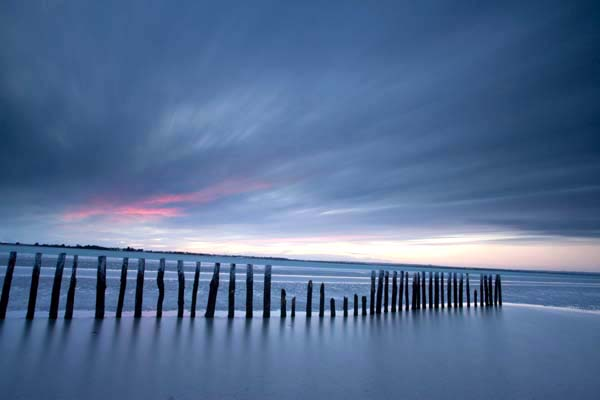
%> input picture Proyecto 4/images/horizonte_3.jpg, 600 x 400 px
$ octave detect_lines.m   (GNU Octave 9; MATLAB toolbox functions it lacks are replaced by stand-ins)
%> lines starting %> are read from the running program, lines starting %| are printed output that depends on the picture; in (x1, y1, x2, y2) boxes, pixels count from 0 and x2, y2 are one past the last pixel; in counts of white or black regions, pixels touching at a corner belong together; the program's own positions count from 1

clear;

pkg load geometry;

pkg load image;

imageRGB = imread('images/horizonte_3.jpg');
%> imageRGB is the input picture: size 400x600x3 uint8; mean R, G, B 84.6, 109.9, 148.3

imageGray = rgb2gray(imageRGB);
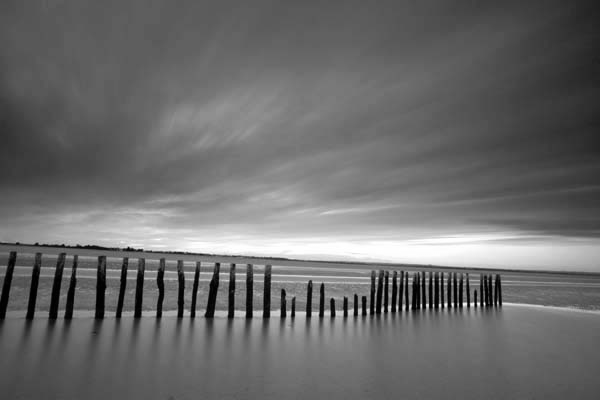
%> imageGray: size 400x600 uint8; min 0, max 255, mean 106.6

imageBW = edge(imageGray,'Sobel');
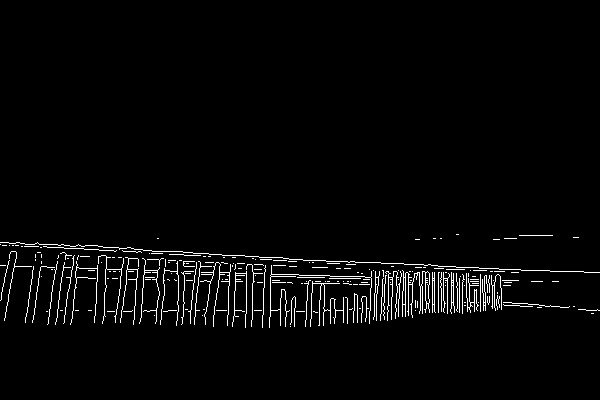
%> imageBW: size 400x600 logical; 2.7% white in thin lines or dots, all inside (x1, y1, x2, y2) = (0, 234, 600, 328)

# Transformacion de la imagen
[H,theta,rho] = hough(imageBW);
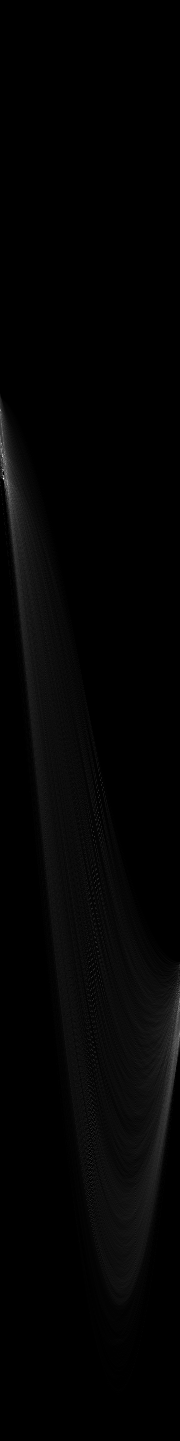
%> H: size 1441x180 double; min 0, max 293, mean 4.4; drawn with min black and max white
%> theta = 180 values from -90 to 89; rho = 1441 values from -720 to 720

# Hallar los picos de la transformacion
houghPeaks = houghpeaks(H,5,'threshold',ceil(0.3*max(H(:))));
%> houghPeaks = [479 4; 457 3; 485 8; 411 1; 1002 180]

#Obtener las lineas a partir de los picos de la transformacion
lines = houghlines(imageBW,theta,rho,houghPeaks,'FillGap',20,'MinLength',20);
%> lines = 18 lines; longest, point1 to point2 (x, y): (42, 267) to (512, 283), (28, 311) to (496, 311), (292, 275) to (502, 300), (348, 262) to (557, 272), (120, 250) to (283, 258), (162, 259) to (272, 272)

# Mostrar Imagen Original
figure, subplot(1,2,1), imshow(imageRGB), hold on, title("Original");


for k = 1:length(lines)
   xy = [lines(k).point1; lines(k).point2];
   plot(xy(:,1),xy(:,2),'LineWidth',2,'Color','green');
end
%> this loop made 18 passes
%> xy on passes 1 to 12: [1 243; 76 247], [120 250; 283 258], [348 262; 557 272], [42 267; 512 283], [38 243; 104 251], [162 259; 272 272], [292 275; 502 300], [537 305; 593 311], [28 311; 496 311], [551 272; 584 272], [435 274; 469 274], [376 275; 433 275]

xy = [lines(1).point1; lines(1).point2];
%> xy = [1 243; 76 247]
plot(xy(:,1),xy(:,2),'LineWidth',2,'Color','red');

# Calcular el angulo de rotacion
if( lines(1).theta < 0 )
  angleRot = lines(1).theta+90;
%> angleRot = 3
else
  angleRot = lines(1).theta-90;
end

# Rotar la imagen con metodo de 'fourier' y crop para que lo que se
#  salga de la imagen lo corte y no ajuste la imagen para que entre todo
imageRot = imrotate(imageRGB,angleRot,'fourier','crop');
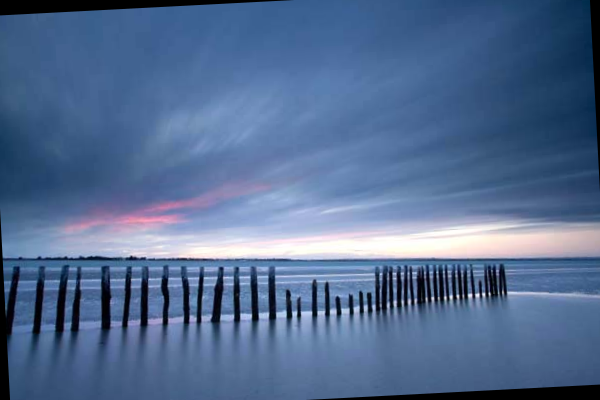
%> imageRot: size 400x600x3 uint8; mean R, G, B 83.3, 107.8, 145.1

subplot(1,2,2), imshow(imageRot), title("Rotation"), hold on;
%> after `title("Rotation")`:
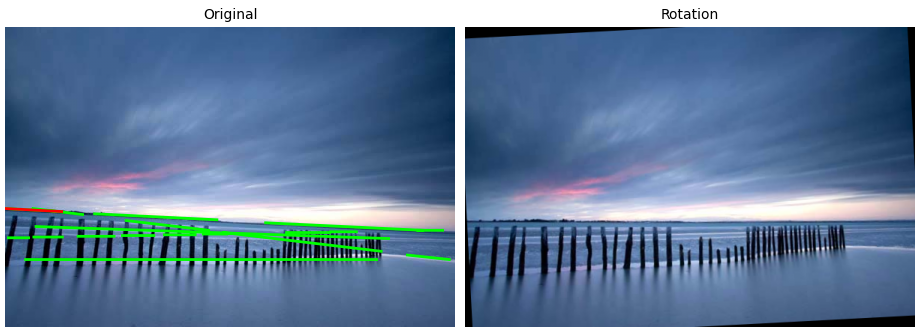
%> figure redrawn from the program's plot data, 2 panels

$ run again, with Proyecto 4/images/horizonte_1.jpg copied over Proyecto 4/images/horizonte_3.jpg
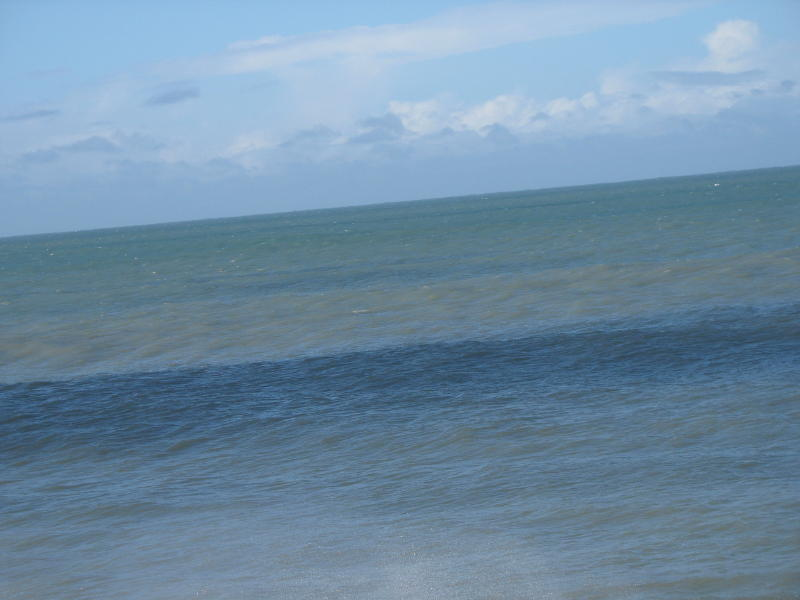
%> input picture Proyecto 4/images/horizonte_1.jpg, 800 x 600 px
%> imageRGB is the input picture: size 600x800x3 uint8; mean R, G, B 112, 141.3, 164.8
%> `imageBW = edge(imageGray,'Sobel');`:
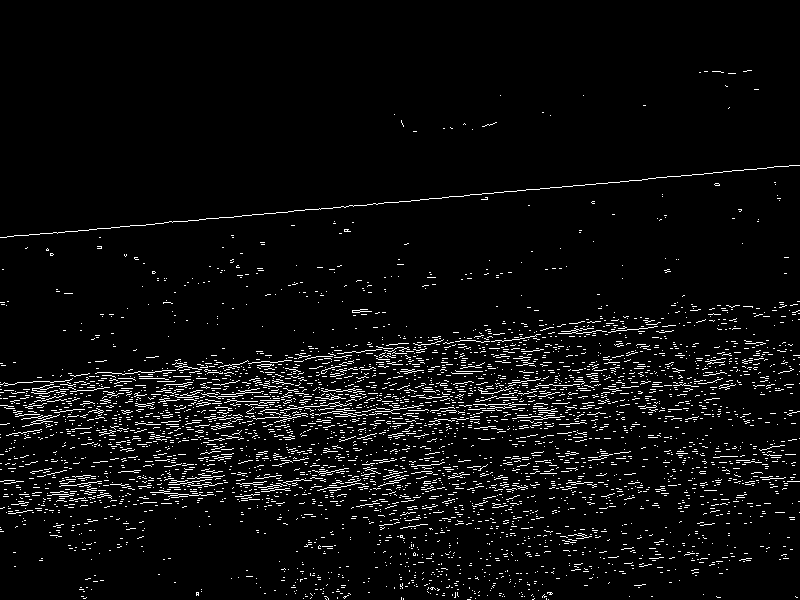
%> imageBW: size 600x800 logical; 4.7% white in thin lines or dots, all inside (x1, y1, x2, y2) = (0, 70, 800, 600)
%> theta = 180 values from -90 to 89; rho = 1999 values from -999 to 999
%> houghPeaks = [1236 176; 1383 176; 1397 180; 1423 178; 605 3]
%> lines = 20 lines; longest, point1 to point2 (x, y): (195, 403) to (320, 407), (440, 199) to (346, 208), (326, 209) to (234, 218), (516, 414) to (598, 417), (378, 409) to (459, 412), (1, 396) to (80, 399)
%> the loop `for k = 1:length(lines)` made 20 passes
%> xy on passes 1 to 8: [440 199; 346 208], [326 209; 234 218], [98 229; 74 232], [664 327; 639 330], [208 367; 160 372], [665 386; 691 386], [609 387; 663 387], [492 389; 514 389]
%> `xy = [lines(1).point1; lines(1).point2];`: xy = [440 199; 346 208]
%> angleRot = -5
%> `title("Rotation")`:
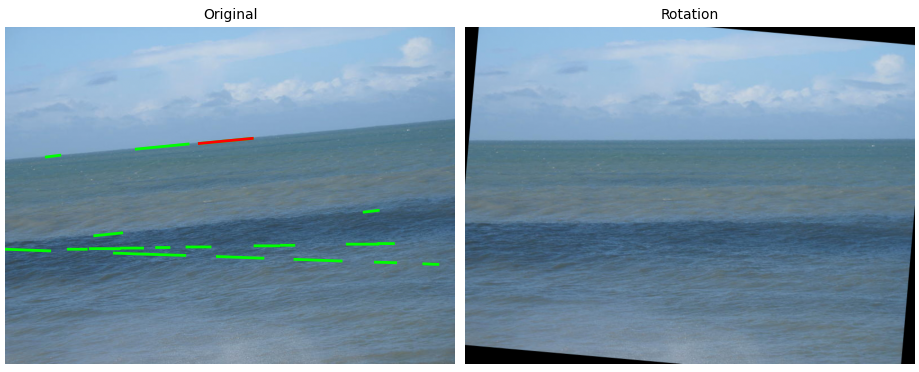
%> figure redrawn from the program's plot data, 2 panels

$ run again, with Proyecto 4/images/horizonte_4.jpg copied over Proyecto 4/images/horizonte_3.jpg
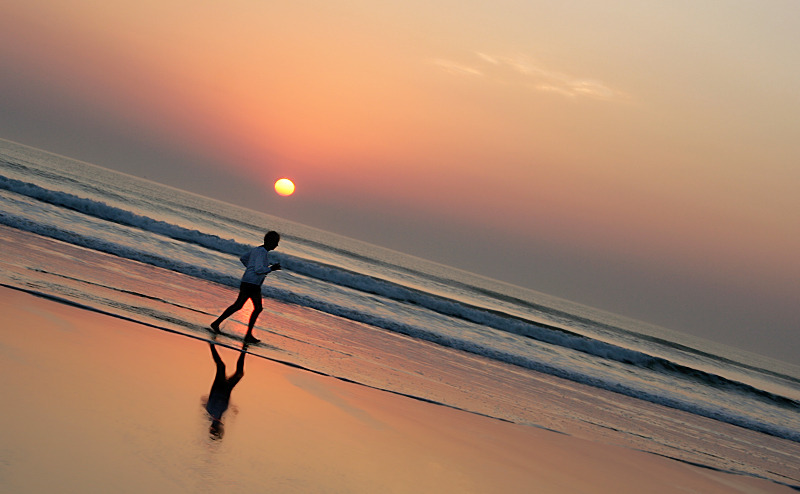
%> input picture Proyecto 4/images/horizonte_4.jpg, 800 x 494 px
%> imageRGB is the input picture: size 494x800x3 uint8; mean R, G, B 164.1, 128.5, 106.3
%> `imageBW = edge(imageGray,'Sobel');`:
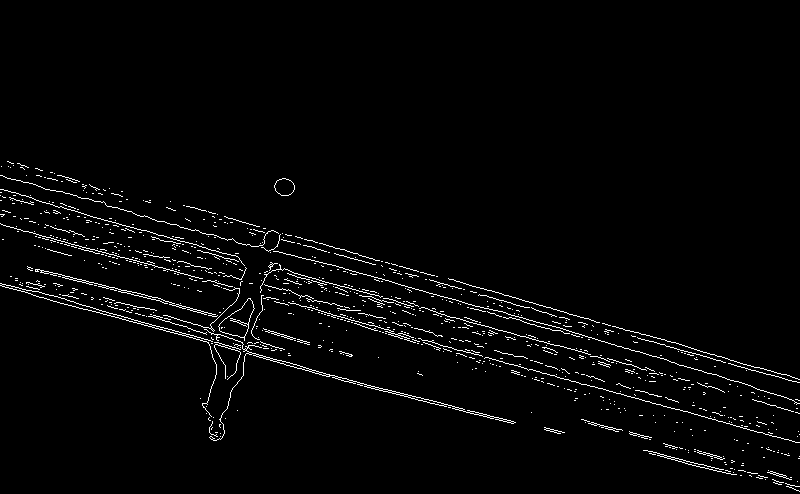
%> imageBW: size 494x800 logical; 2.4% white in thin lines or dots, all inside (x1, y1, x2, y2) = (0, 161, 800, 492)
%> theta = 180 values from -90 to 89; rho = 1879 values from -939 to 939
%> houghPeaks = [664 16; 720 16; 796 17; 751 16; 697 17]
%> lines = 14 lines; longest, point1 to point2 (x, y): (3, 287) to (425, 400), (449, 279) to (800, 380), (381, 298) to (729, 392), (500, 362) to (800, 443), (136, 293) to (321, 346), (582, 420) to (742, 466)
%> the loop `for k = 1:length(lines)` made 14 passes
%> xy on passes 1 to 8: [3 287; 425 400], [463 411; 514 424], [190 279; 240 293], [262 299; 289 306], [328 316; 407 338], [500 362; 800 443], [449 279; 800 380], [3 197; 34 205]
%> `xy = [lines(1).point1; lines(1).point2];`: xy = [3 287; 425 400]
%> angleRot = 15
%> `title("Rotation")`:
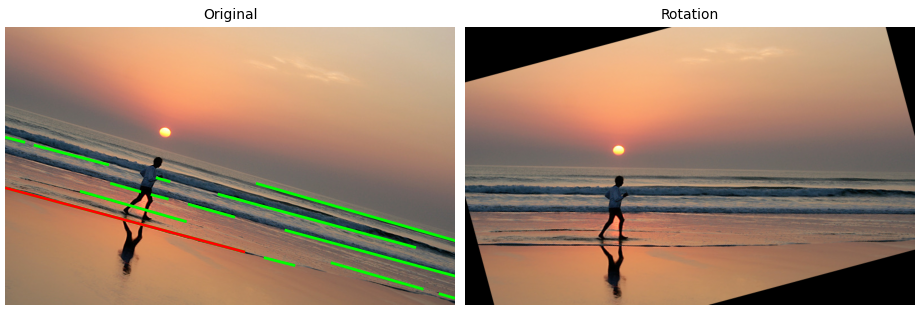
%> figure redrawn from the program's plot data, 2 panels
